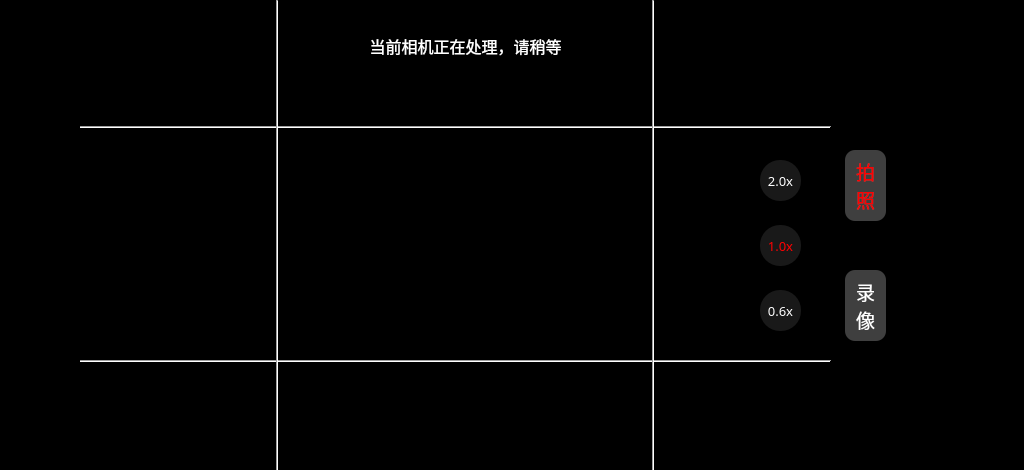
<?xml version="1.0" encoding="UTF-8"?>
<ui version="4.0">
 <class>Camera</class>
 <widget class="QWidget" name="Camera">
  <property name="geometry">
   <rect>
    <x>0</x>
    <y>0</y>
    <width>1024</width>
    <height>470</height>
   </rect>
  </property>
  <property name="minimumSize">
   <size>
    <width>1024</width>
    <height>470</height>
   </size>
  </property>
  <property name="maximumSize">
   <size>
    <width>1024</width>
    <height>470</height>
   </size>
  </property>
  <property name="windowTitle">
   <string>Camera</string>
  </property>
  <widget class="QStackedWidget" name="mainStackedWidget">
   <property name="geometry">
    <rect>
     <x>0</x>
     <y>0</y>
     <width>1024</width>
     <height>470</height>
    </rect>
   </property>
   <widget class="QWidget" name="cameraPage">
    <widget class="QWidget" name="backgroundWidget" native="true">
     <property name="geometry">
      <rect>
       <x>0</x>
       <y>0</y>
       <width>1024</width>
       <height>470</height>
      </rect>
     </property>
     <property name="minimumSize">
      <size>
       <width>1024</width>
       <height>470</height>
      </size>
     </property>
     <property name="maximumSize">
      <size>
       <width>1024</width>
       <height>470</height>
      </size>
     </property>
     <property name="styleSheet">
      <string notr="true">QWidget#backgroundWidget {
	background-color: rgb(0, 0, 0);
}</string>
     </property>
     <widget class="QStackedWidget" name="ViewStackedWidget">
      <property name="geometry">
       <rect>
        <x>80</x>
        <y>0</y>
        <width>751</width>
        <height>470</height>
       </rect>
      </property>
      <property name="currentIndex">
       <number>0</number>
      </property>
      <widget class="QWidget" name="photoPage">
       <widget class="QWidget" name="selectWidget" native="true">
        <property name="geometry">
         <rect>
          <x>670</x>
          <y>150</y>
          <width>61</width>
          <height>191</height>
         </rect>
        </property>
        <property name="styleSheet">
         <string notr="true">QWidget#selectWidget {
	background-color: rgba(0, 0, 0, 100);
	border: none;
	border-radius: 30px;
}</string>
        </property>
        <widget class="QPushButton" name="pointSixPushButton">
         <property name="geometry">
          <rect>
           <x>10</x>
           <y>140</y>
           <width>41</width>
           <height>41</height>
          </rect>
         </property>
         <property name="font">
          <font>
           <family>MiSans</family>
           <pointsize>10</pointsize>
          </font>
         </property>
         <property name="focusPolicy">
          <enum>Qt::NoFocus</enum>
         </property>
         <property name="styleSheet">
          <string notr="true">QPushButton#pointSixPushButton {
	background-color: rgb(63, 63, 63, 100);
	color: white;
	border: none;
	border-radius: 20px;
}</string>
         </property>
         <property name="text">
          <string>0.6x</string>
         </property>
        </widget>
        <widget class="QPushButton" name="onePushButton">
         <property name="geometry">
          <rect>
           <x>10</x>
           <y>75</y>
           <width>41</width>
           <height>41</height>
          </rect>
         </property>
         <property name="font">
          <font>
           <family>MiSans</family>
           <pointsize>10</pointsize>
          </font>
         </property>
         <property name="focusPolicy">
          <enum>Qt::NoFocus</enum>
         </property>
         <property name="styleSheet">
          <string notr="true">QPushButton#onePushButton {
	background-color: rgb(63, 63, 63, 100);
	color: red;
	border: none;
	border-radius: 20px;
}</string>
         </property>
         <property name="text">
          <string>1.0x</string>
         </property>
        </widget>
        <widget class="QPushButton" name="twoPushButton">
         <property name="geometry">
          <rect>
           <x>10</x>
           <y>10</y>
           <width>41</width>
           <height>41</height>
          </rect>
         </property>
         <property name="font">
          <font>
           <family>MiSans</family>
           <pointsize>10</pointsize>
          </font>
         </property>
         <property name="focusPolicy">
          <enum>Qt::NoFocus</enum>
         </property>
         <property name="styleSheet">
          <string notr="true">QPushButton#twoPushButton {
	background-color: rgb(63, 63, 63, 100);
	color: white;
	border: none;
	border-radius: 20px;
}</string>
         </property>
         <property name="text">
          <string>2.0x</string>
         </property>
        </widget>
       </widget>
       <widget class="Line" name="undefineLine1">
        <property name="geometry">
         <rect>
          <x>0</x>
          <y>351</y>
          <width>751</width>
          <height>20</height>
         </rect>
        </property>
        <property name="orientation">
         <enum>Qt::Horizontal</enum>
        </property>
       </widget>
       <widget class="Line" name="undefineLine2">
        <property name="geometry">
         <rect>
          <x>0</x>
          <y>117</y>
          <width>751</width>
          <height>20</height>
         </rect>
        </property>
        <property name="styleSheet">
         <string notr="true"/>
        </property>
        <property name="orientation">
         <enum>Qt::Horizontal</enum>
        </property>
       </widget>
       <widget class="Line" name="undefineLine3">
        <property name="geometry">
         <rect>
          <x>187</x>
          <y>0</y>
          <width>20</width>
          <height>471</height>
         </rect>
        </property>
        <property name="orientation">
         <enum>Qt::Vertical</enum>
        </property>
       </widget>
       <widget class="Line" name="undefineLine4">
        <property name="geometry">
         <rect>
          <x>563</x>
          <y>0</y>
          <width>20</width>
          <height>471</height>
         </rect>
        </property>
        <property name="orientation">
         <enum>Qt::Vertical</enum>
        </property>
       </widget>
       <widget class="QPushButton" name="centerPushButton">
        <property name="geometry">
         <rect>
          <x>340</x>
          <y>200</y>
          <width>81</width>
          <height>81</height>
         </rect>
        </property>
        <property name="focusPolicy">
         <enum>Qt::NoFocus</enum>
        </property>
        <property name="styleSheet">
         <string notr="true">QPushButton#centerPushButton {
	background-color: transparent;
	border-image: url(:/Icons/camera/Icons/scan.png);
	border: none;
}</string>
        </property>
        <property name="text">
         <string/>
        </property>
        <property name="iconSize">
         <size>
          <width>40</width>
          <height>40</height>
         </size>
        </property>
       </widget>
       <widget class="QLabel" name="viewLabel">
        <property name="geometry">
         <rect>
          <x>0</x>
          <y>0</y>
          <width>751</width>
          <height>471</height>
         </rect>
        </property>
        <property name="text">
         <string/>
        </property>
       </widget>
       <widget class="QLabel" name="photoMessageLabel">
        <property name="geometry">
         <rect>
          <x>270</x>
          <y>30</y>
          <width>231</width>
          <height>31</height>
         </rect>
        </property>
        <property name="font">
         <font>
          <family>MiSans</family>
          <pointsize>12</pointsize>
         </font>
        </property>
        <property name="styleSheet">
         <string notr="true">QLabel#photoMessageLabel {
	background-color: rgba(0, 0, 0, 100);
	color: white;
	border: none;
	border-radius: 8px;
}</string>
        </property>
        <property name="text">
         <string>当前相机正在处理，请稍等</string>
        </property>
        <property name="alignment">
         <set>Qt::AlignCenter</set>
        </property>
       </widget>
       <zorder>viewLabel</zorder>
       <zorder>selectWidget</zorder>
       <zorder>centerPushButton</zorder>
       <zorder>photoMessageLabel</zorder>
       <zorder>undefineLine2</zorder>
       <zorder>undefineLine1</zorder>
       <zorder>undefineLine4</zorder>
       <zorder>undefineLine3</zorder>
      </widget>
      <widget class="QWidget" name="recodePage"/>
     </widget>
     <widget class="QPushButton" name="pixelPushButton">
      <property name="geometry">
       <rect>
        <x>10</x>
        <y>262</y>
        <width>61</width>
        <height>61</height>
       </rect>
      </property>
      <property name="focusPolicy">
       <enum>Qt::NoFocus</enum>
      </property>
      <property name="styleSheet">
       <string notr="true">QPushButton#pixelPushButton {
	background-color: transparent;
	border: none;
}</string>
      </property>
      <property name="text">
       <string/>
      </property>
      <property name="icon">
       <iconset resource="../icons.qrc">
        <normaloff>:/Icons/camera/Icons/720P.png</normaloff>:/Icons/camera/Icons/720P.png</iconset>
      </property>
      <property name="iconSize">
       <size>
        <width>45</width>
        <height>45</height>
       </size>
      </property>
     </widget>
     <widget class="QPushButton" name="flashLightPushButton">
      <property name="geometry">
       <rect>
        <x>10</x>
        <y>379</y>
        <width>61</width>
        <height>61</height>
       </rect>
      </property>
      <property name="focusPolicy">
       <enum>Qt::NoFocus</enum>
      </property>
      <property name="styleSheet">
       <string notr="true">QPushButton#flashLightPushButton {
	background-color: transparent;
	border: none;
}</string>
      </property>
      <property name="text">
       <string/>
      </property>
      <property name="icon">
       <iconset resource="../icons.qrc">
        <normaloff>:/Icons/camera/Icons/flashOFF.png</normaloff>:/Icons/camera/Icons/flashOFF.png</iconset>
      </property>
      <property name="iconSize">
       <size>
        <width>40</width>
        <height>40</height>
       </size>
      </property>
     </widget>
     <widget class="QPushButton" name="waterMarkpushButton">
      <property name="geometry">
       <rect>
        <x>10</x>
        <y>145</y>
        <width>61</width>
        <height>61</height>
       </rect>
      </property>
      <property name="focusPolicy">
       <enum>Qt::NoFocus</enum>
      </property>
      <property name="styleSheet">
       <string notr="true">QPushButton#waterMarkpushButton {
	background-color: transparent;
	border: none;
}</string>
      </property>
      <property name="text">
       <string/>
      </property>
      <property name="icon">
       <iconset resource="../icons.qrc">
        <normaloff>:/Icons/camera/Icons/waterMark.png</normaloff>:/Icons/camera/Icons/waterMark.png</iconset>
      </property>
      <property name="iconSize">
       <size>
        <width>40</width>
        <height>40</height>
       </size>
      </property>
     </widget>
     <widget class="QPushButton" name="magicPushButton">
      <property name="geometry">
       <rect>
        <x>10</x>
        <y>28</y>
        <width>61</width>
        <height>61</height>
       </rect>
      </property>
      <property name="focusPolicy">
       <enum>Qt::NoFocus</enum>
      </property>
      <property name="styleSheet">
       <string notr="true">QPushButton#magicPushButton {
	background-color: transparent;
	border: none;
}</string>
      </property>
      <property name="text">
       <string/>
      </property>
      <property name="icon">
       <iconset resource="../icons.qrc">
        <normaloff>:/Icons/camera/Icons/magic.png</normaloff>:/Icons/camera/Icons/magic.png</iconset>
      </property>
      <property name="iconSize">
       <size>
        <width>40</width>
        <height>40</height>
       </size>
      </property>
     </widget>
     <widget class="QPushButton" name="takePhotoPushButton">
      <property name="geometry">
       <rect>
        <x>900</x>
        <y>190</y>
        <width>110</width>
        <height>110</height>
       </rect>
      </property>
      <property name="focusPolicy">
       <enum>Qt::NoFocus</enum>
      </property>
      <property name="styleSheet">
       <string notr="true">QPushButton#takePhotoPushButton {
	background-color: transparent;
	border: none;
}</string>
      </property>
      <property name="text">
       <string/>
      </property>
      <property name="icon">
       <iconset resource="../icons.qrc">
        <normaloff>:/Icons/camera/Icons/takePhoto.png</normaloff>:/Icons/camera/Icons/takePhoto.png</iconset>
      </property>
      <property name="iconSize">
       <size>
        <width>100</width>
        <height>100</height>
       </size>
      </property>
     </widget>
     <widget class="QPushButton" name="viewPushButton">
      <property name="geometry">
       <rect>
        <x>920</x>
        <y>360</y>
        <width>71</width>
        <height>71</height>
       </rect>
      </property>
      <property name="focusPolicy">
       <enum>Qt::NoFocus</enum>
      </property>
      <property name="styleSheet">
       <string notr="true">QPushButton#viewPushButton {
	background-color: transparent;
	border: none;
}</string>
      </property>
      <property name="text">
       <string/>
      </property>
      <property name="icon">
       <iconset resource="../icons.qrc">
        <normaloff>:/Icons/camera/Icons/photoView.png</normaloff>:/Icons/camera/Icons/photoView.png</iconset>
      </property>
      <property name="iconSize">
       <size>
        <width>60</width>
        <height>60</height>
       </size>
      </property>
     </widget>
     <widget class="QPushButton" name="takePhotoTitlePushButton">
      <property name="geometry">
       <rect>
        <x>845</x>
        <y>150</y>
        <width>41</width>
        <height>71</height>
       </rect>
      </property>
      <property name="font">
       <font>
        <family>MiSans</family>
        <pointsize>14</pointsize>
       </font>
      </property>
      <property name="focusPolicy">
       <enum>Qt::NoFocus</enum>
      </property>
      <property name="styleSheet">
       <string notr="true">QPushButton#takePhotoTitlePushButton {
	background-color: rgb(63, 63, 63);
	color: red;
	border: none;
	border-radius: 10px;
}</string>
      </property>
      <property name="text">
       <string>拍
照</string>
      </property>
     </widget>
     <widget class="QPushButton" name="takeVideoTitlePushButton">
      <property name="geometry">
       <rect>
        <x>845</x>
        <y>270</y>
        <width>41</width>
        <height>71</height>
       </rect>
      </property>
      <property name="font">
       <font>
        <family>MiSans</family>
        <pointsize>14</pointsize>
       </font>
      </property>
      <property name="focusPolicy">
       <enum>Qt::NoFocus</enum>
      </property>
      <property name="styleSheet">
       <string notr="true">QPushButton#takeVideoTitlePushButton {
	background-color: rgb(63, 63, 63);
	color: white;
	border: none;
	border-radius: 10px;
}</string>
      </property>
      <property name="text">
       <string>录
像</string>
      </property>
     </widget>
    </widget>
   </widget>
   <widget class="QWidget" name="viewPage">
    <property name="styleSheet">
     <string notr="true">background-color: rgb(0, 0, 0);</string>
    </property>
    <widget class="QLabel" name="viewNowLabel">
     <property name="geometry">
      <rect>
       <x>0</x>
       <y>0</y>
       <width>1024</width>
       <height>470</height>
      </rect>
     </property>
     <property name="styleSheet">
      <string notr="true">background-color: transparent;</string>
     </property>
     <property name="text">
      <string/>
     </property>
    </widget>
    <widget class="QPushButton" name="backPushButton">
     <property name="geometry">
      <rect>
       <x>20</x>
       <y>20</y>
       <width>60</width>
       <height>60</height>
      </rect>
     </property>
     <property name="focusPolicy">
      <enum>Qt::NoFocus</enum>
     </property>
     <property name="styleSheet">
      <string notr="true">QPushButton#backPushButton {
	background-color: rgb(255, 255, 255);
	border-image: url(:/Icons/camera/Icons/backToCameraButton.png);
	border: none;
	border-radius: 30px;
}

QPushButton#backPushButton:pressed {
	background-color: rgb(180, 180, 180);
	border-image: url(:/Icons/camera/Icons/backToCameraButton.png);
	border: none;
	border-radius: 30px;
}</string>
     </property>
     <property name="text">
      <string/>
     </property>
    </widget>
   </widget>
  </widget>
 </widget>
 <resources>
  <include location="../icons.qrc"/>
 </resources>
 <connections/>
</ui>
